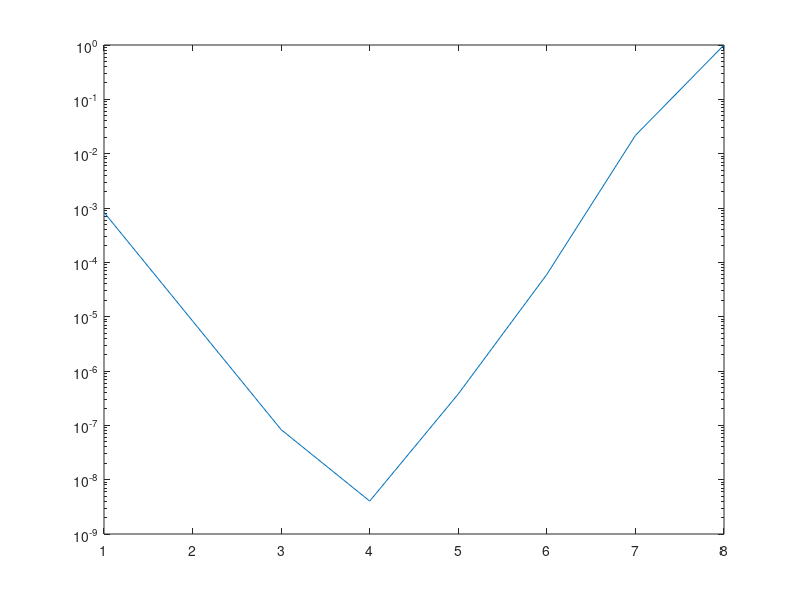
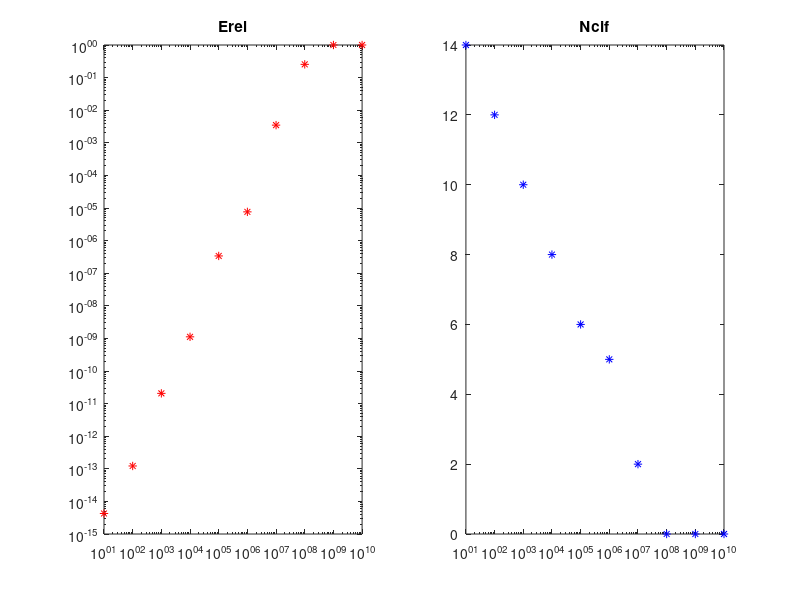

These charts were generated, in order, by the following MATLAB code:
clear
clc
%1-----------------------------------------------------------------------
% Se pide:
% Construir un vector n con valores 1, 2, 3,..., 8.
% A partir de n construir un vector h con valores 0.1, 0.01, 0.001,....., 0.00000001.
% Construir un vector con los resultados de evaluar la expresión de la derecha para el vector h.
% Calcular el error relativo de los resultados de la expresión de la derecha con respecto a la de la
% izquierda. 
% Dibujar, en la escala adecuada, la relación entre n y el error relativo (los valores de n deben ir 
% en el eje horizontal y los del error relativo en el vertical).
% Calcular el número de cifras decimales correctas entre ambas expresiones.
% Dibujar, en la escala adecuada, la relación entre h y las cifras 
% (los valores de h deben ir en el eje horizontal y los de las cifras en el vertical).
% Para que valor de h se consiguen 8 cifras correctas.
% -->No se consiguen 8 cifras, lo más crecano es para h=10^-4, que resulta
% 0.0001
n=[1:8];
h=10.^-(n);
vex=cosh(1);
vap=(cosh(1+h)-2*cosh(1)+cosh(1-h))./(h.^2);
erel=abs((vap-vex)./vex);
ncif=(-log10(erel));
semilogy(n,erel)
figure(1),semilogy(n,erel)
figure(2),semilogx(h,ncif)



%2-------------------------------------------------------------------------
% xo = 0
% xn+1= cos(xn)
% Pintar la sucesion iterando 100 veces
x=0;
for (k=1:100)
    x=cos(x)
    plot(k,x,'*r')
    hold on
end
hold off
%B) crear scrip iterando 100 veces y estudiar errores
%Creamos vector inicializado en ceros
x=zeros(101,1);
%calculamos iteraciones y guardamos en x
for k=1:100
    x(k+1)=cos(x(k))
end
% dibujar iteraciones
plot(x,'r*')
%Valor estimado del límite de la sucesión 
x(end)
%error relativo, ncif y representacio
vex = x(end)
vap= x(1:end)
erel=abs((vex-vap)./vex)
ncif=floor(-log10(erel))
subplot(1,2,1), semilogy(erel,'*r')
subplot(1,2,2), plot(ncif,'*g')

%--------------------------------------------------------------------------
%3
%generar k y x
k= [1:10];
x= 10.^k;
vex = 4./(x+sqrt((x).^2-4));
vap= x-sqrt(x.^2-4)
erel=abs((vex-vap)./vex);
ncif=floor(-log10(erel));
subplot(1,2,1);loglog(x,erel,'r*'),title('Erel')
subplot(1,2,2);semilogx(x,ncif,'b*'),title('Ncif')
%Comentario graficas erel y Ncif:
% El máx numero de cif. que se obtiene es 14, para el caso x=10 (K=1),
% Luego se va reduciendo hasta llegar al min 0  para valores mayores o iguales a 8.
% El error rel. va creciendo valores de 10^-15 hesta casi orden 1, esto es un 100% error para K=9 y K=10.
% Esto significa que la expresión de la derecha proporciona mayor precisión para valores menores de x.
%Calcular el máximo y minimo de ncif y para que valor de x
[max,px]=max(ncif)
[min,pn]= min(ncif)
%Comando fprintf, tabla 1ª columna valor de k(%2d, 2ª erel %0.2e,ncif(%2d
a=[k,erel,ncif]
fprintf('k=%2d,erel=%0.2e,ncif=%2d\n',a)




